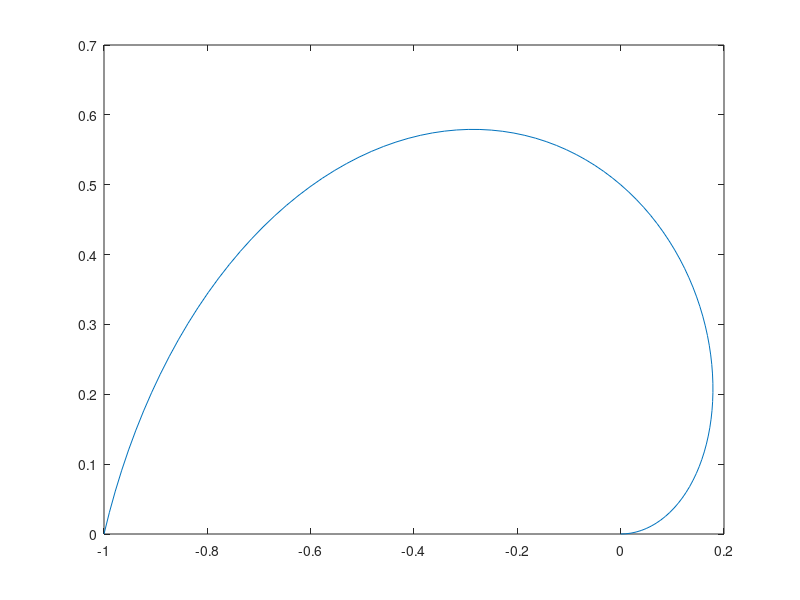

The MATLAB source for this figure: (Note: this script raises an error after producing the figure.)
% MATLAB script to generate sinusoidal data for Verilog testbench

samples = 100;

% Parameters
t = 0:1:samples;  % Time vector for 100 samples
q = t*pi/samples;
r = t*1/samples;

z = r.*exp(1i*q);
plot(z)

I_short = fi(real(z),1,32,30,fimath('RoundingMethod','Floor'));
Q_short = fi(imag(z),1,32,30,fimath('RoundingMethod','Floor'));
I_dec = int32(double(I_short)*2^30);
Q_dec = int32(double(Q_short)*2^30);

%save files
writematrix(dec2bin(I_dec',32), 'I_bin.txt', 'Delimiter', '\t');
writematrix(dec2bin(Q_dec',32), 'Q_bin.txt', 'Delimiter', '\t');

